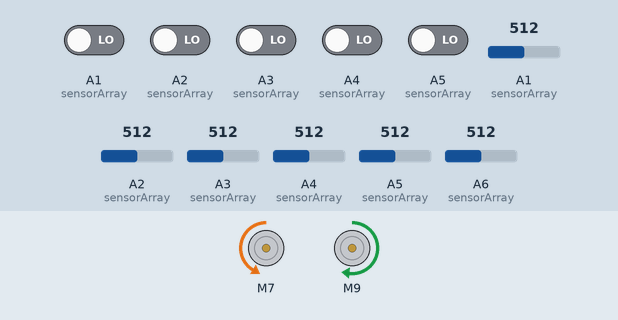
Recording of a sketch running on a simulated Arduino Nano, built with avr-gcc and run on an emulated ATmega328P. On the bench: 2 × DC motor (green arrow = forward, orange = backward, longer = faster). The inputs (shaded band) are chosen by the test bench; at power-on: A1 (sensorArray), A2 (sensorArray), A3 (sensorArray), A4 (sensorArray), A5 (sensorArray) LOW, A1 (sensorArray) = 512, A2 (sensorArray) = 512, A3 (sensorArray) = 512, A4 (sensorArray) = 512, A5 (sensorArray) = 512, A6 (sensorArray) = 512.

Above: at 1.7 s.
1.8 s: A1 (sensorArray) driven HIGH
At 2.6 s:
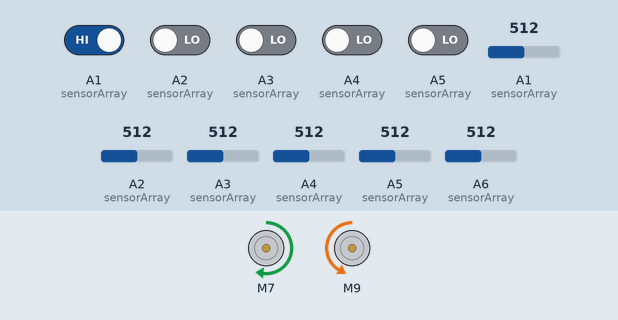
3.3 s: A2 (sensorArray) driven HIGH
At 3.8 s:
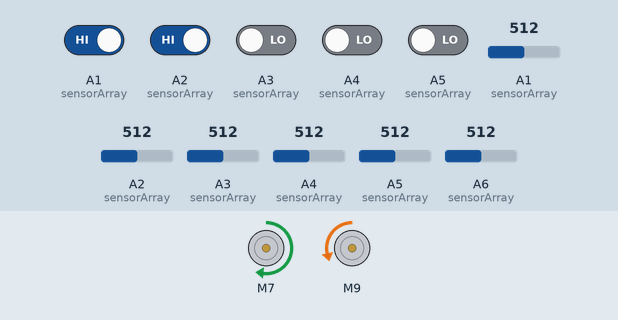
4.8 s: A3 (sensorArray) driven HIGH
At 6.0 s:
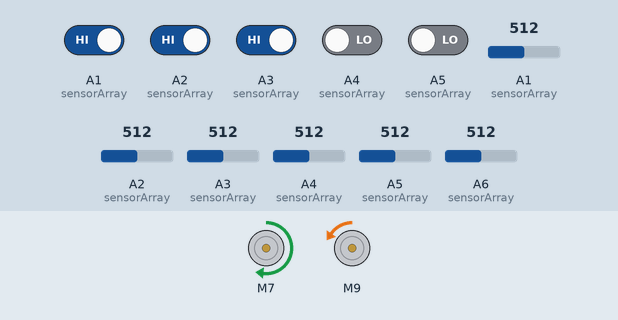
6.3 s: A4 (sensorArray) driven HIGH
At 7.2 s:
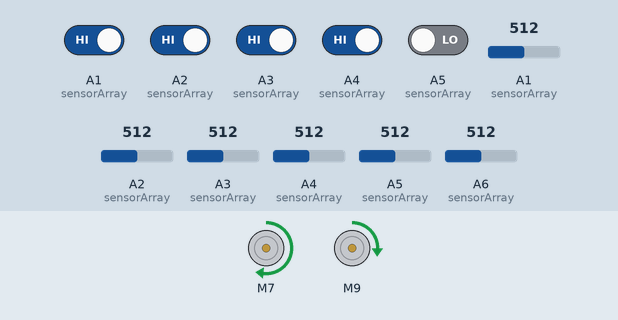
7.8 s: A5 (sensorArray) driven HIGH
At 8.4 s:
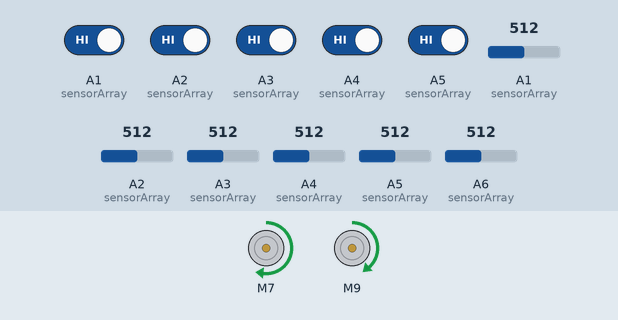
9.3 s: A1 (sensorArray) driven LOW
At 10.6 s:
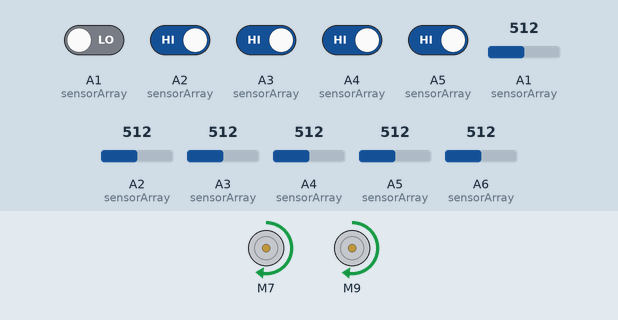
Timing chart, 0 to 11.8 s (numbered marks = the images above; inputs shaded):
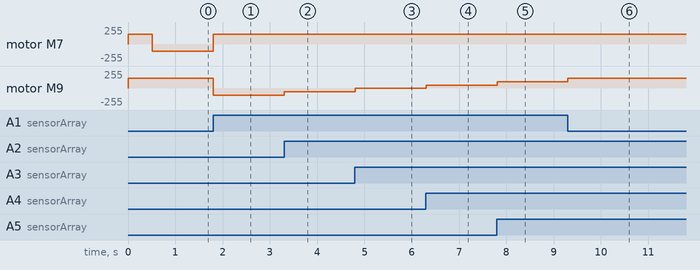

The sketch:

becanuy_LFCode-PID.ino
```cpp
#include <QTRSensors.h>
#include <SparkFun_TB6612.h>

// QTR 8A pin assignments
//#define SENSOR8 A7
#define SENSOR7 A6
#define SENSOR6 A5
#define SENSOR5 A4
#define SENSOR4 A3
#define SENSOR3 A2
#define SENSOR2 A1
//#define SENSOR1 A0
#define LED_CTRL 6

// TB6612FNG pin assignments
#define PWMA 3
#define PWMB 11
#define AIN2 7
#define AIN1 8
#define BIN1 9
#define BIN2 10

// Motor setup
Motor leftMotor = Motor(AIN2, AIN1, PWMA, 1, 255);
Motor rightMotor = Motor(BIN1, BIN2, PWMB, 1, 255);

// Calibration variables
unsigned long calibrationStartTime = 0;
const int calibrationDuration = 5000;
const int ledPin = LED_BUILTIN;
int ledState = LOW;
bool calibrationPeriod = false;
int threshold = 0;

// Global sensor arrays
const uint8_t sensorArray[6] = {SENSOR7,  SENSOR6,  SENSOR5, SENSOR4, SENSOR3, SENSOR2};
int sensorValues[6];

// PID Variables
QTRSensors qtr;
int SensorCount = 6;
int position;
float Kp = 0.1;
float Ki = 0.01;
float Kd = 0.07;
int P, D, I, previousError, PIDvalue, error;
int lsp, rsp;
int tempPosition;
int centerPosition= 2500;
int minSpeed = -145;
int maxSpeed = 145;
int baseSpeed = 145;

void setup() {
  Serial.begin(9600);

  qtr.setSensorPins(sensorArray, SensorCount);

  digitalWrite(LED_CTRL, HIGH);
  delay(5);

  noCalibration();
}

void loop() {
  readSensors(sensorValues);

  position = qtr.readLineBlack(sensorValues);
  error = centerPosition - position;

  P = error;
  I = constrain(I + error, minSpeed, maxSpeed);
  D = error - previousError;
  previousError = error;

  int motorSpeed = (Kp * P) + (Ki * I) + (Kd * D);

  // baseSpeed = 140 + 20*sin(2*M_PI*10*millis()/1000);

  int leftSpeed = constrain((baseSpeed - motorSpeed), minSpeed, maxSpeed);
  int rightSpeed = constrain((baseSpeed + motorSpeed), minSpeed, maxSpeed);

  leftMotor.drive(leftSpeed);
  rightMotor.drive(rightSpeed);
}

//======================================vvvCALIBRATIONS FUNCTIONSvvv======================================//
void noCalibration() {
  threshold = 200;

  slightForward(150);
  delay(500);
}

void calibrateSensors() {
  if (!calibrationPeriod) {
    stop();

    int arrayThreshold[6] = { SENSOR7,  SENSOR6,  SENSOR5, SENSOR4, SENSOR3, SENSOR2};
    int indexThreshold = 0;

    for (int i = 0 ; i < 6 ; i ++) {
      if (arrayThreshold[i] < arrayThreshold[indexThreshold])
        indexThreshold = i;
    }

    threshold = arrayThreshold[indexThreshold] + 250;
  }

  blinkLED();
}

void blinkLED() {
  for (int i = 0; i < 3; i++) {
    digitalWrite(ledPin, HIGH);
    delay(500);
    digitalWrite(ledPin, LOW);
    delay(500);
  }
}
//======================================^^^CALIBRATIONS FUNCTIONS^^^======================================//

//======================================vvvSENSOR FUNCTIONSvvv======================================//
void readSensors (int* sensorVal) {
  for (int i=0 ; i<6 ; i++) {
    sensorVal[i] = analogRead(sensorArray[i]);
  }
}

void displayReadings (int* sensorReadings, int position, int error) {
  //int val_8 = sensorReadings[0];
  int val_7 = sensorReadings[1];
  int val_6 = sensorReadings[2];
  int val_5 = sensorReadings[3];
  int val_4 = sensorReadings[4];
  int val_3 = sensorReadings[5];
  int val_2 = sensorReadings[6];
  //int val_1 = sensorReadings[7];

  Serial.print("\t");
  Serial.print("8: ");
  //Serial.print(val_8);
  Serial.print("\t");
  Serial.print("7: ");
  Serial.print(val_7);
  Serial.print("\t");
  Serial.print("6: ");
  Serial.print(val_6);
  Serial.print("\t");
  Serial.print("5: ");
  Serial.print(val_5);
  Serial.print("\t");
  Serial.print("4: ");
  Serial.print(val_4);
  Serial.print("\t");
  Serial.print("3: ");
  Serial.print(val_3);
  Serial.print("\t");
  Serial.print("2: ");
  Serial.print(val_2);
  Serial.print("\t");
  Serial.print("1: ");
  //Serial.print(val_1);
  Serial.print("\t");
  Serial.print("POS: ");
  Serial.print(position);
  Serial.print("\t");
  Serial.print("ERR: ");
  Serial.print(error);

  Serial.println();
}
//======================================^^^SENSOR FUNCTIONS^^^======================================//

//======================================vvvCUSTOM MOTOR FUNCTIONSvvv======================================//
void stop() {
  leftMotor.drive(0);
  rightMotor.drive(0);
}

void slightForward(int speed) {
    leftMotor.drive(speed);
    rightMotor.drive(speed);
}

void spinRight() {
  leftMotor.drive(255);
  rightMotor.drive(-255);
}

void spinLeft() {
  leftMotor.drive(-255);
  rightMotor.drive(255);
}
//======================================^^^CUSTOM MOTOR FUNCTIONS^^^======================================//
```

Measured:
- after the input at 1.8 s, motor M7: backward 106/255 → forward 145/255 at once; motor M9: forward 145/255 → backward 106/255 at once
- after the input at 3.3 s, motor M9: backward 106/255 → backward 56/255 at once
- after the input at 4.8 s, motor M9: backward 56/255 → backward 6/255 at once
- after the input at 6.3 s, motor M9: backward 6/255 → forward 44/255 at once
- after the input at 7.8 s, motor M9: forward 44/255 → forward 94/255 at once
- after the input at 9.3 s, motor M9: forward 94/255 → forward 144/255 at once
